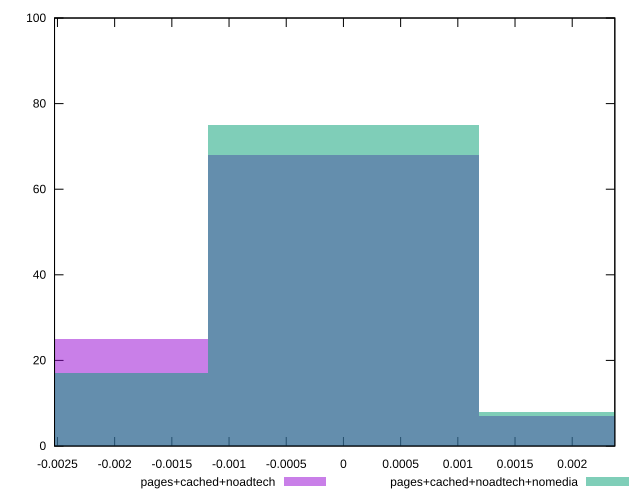

Generate this figure with gnuplot:
reset

$pagesCachedNoadtech <<EOF
0 68
-0.0023729858562624414 25
0.0023729858562624414 7
EOF

$pagesCachedNoadtechNomedia <<EOF
-0.0023729858562624414 17
0 75
0.0023729858562624414 8
EOF

set key outside below
set boxwidth 0.0023729858562624414
set xrange [-0.0025254981369846174:0.0023724478472962455]
set yrange [0:100]
set trange [0:100]
set style fill transparent solid 0.5 noborder
set terminal svg size 640, 500 enhanced background rgb 'white'
set output "report_00018_2021-02-10T15-25-16.877Z/meta/pScore-difference/comparison/histogram/2_vs_3.svg"

plot $pagesCachedNoadtech title "pages+cached+noadtech" with boxes, \
     $pagesCachedNoadtechNomedia title "pages+cached+noadtech+nomedia" with boxes

reset
